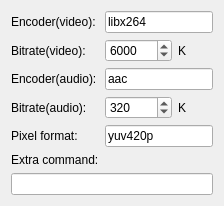
                <widget class="QWidget" name="tab_3">
                 <attribute name="title">
                  <string>Output</string>
                 </attribute>
                 <layout class="QGridLayout" name="gridLayout_18">
                  <item row="1" column="0">
                   <widget class="QLabel" name="label_27">
                    <property name="text">
                     <string>Bitrate(video):</string>
                    </property>
                   </widget>
                  </item>
                  <item row="2" column="0">
                   <widget class="QLabel" name="label_32">
                    <property name="text">
                     <string>Encoder(audio):</string>
                    </property>
                   </widget>
                  </item>
                  <item row="3" column="0">
                   <widget class="QLabel" name="label_29">
                    <property name="text">
                     <string>Bitrate(audio):</string>
                    </property>
                   </widget>
                  </item>
                  <item row="3" column="1">
                   <widget class="QSpinBox" name="spinBox_bitrate_audio">
                    <property name="minimum">
                     <number>1</number>
                    </property>
                    <property name="maximum">
                     <number>999999999</number>
                    </property>
                    <property name="singleStep">
                     <number>10</number>
                    </property>
                    <property name="value">
                     <number>320</number>
                    </property>
                   </widget>
                  </item>
                  <item row="3" column="2">
                   <widget class="QLabel" name="label_30">
                    <property name="text">
                     <string>K</string>
                    </property>
                   </widget>
                  </item>
                  <item row="0" column="1" colspan="2">
                   <widget class="QLineEdit" name="lineEdit_encoder_vid">
                    <property name="text">
                     <string notr="true">libx264</string>
                    </property>
                   </widget>
                  </item>
                  <item row="0" column="0">
                   <widget class="QLabel" name="label_31">
                    <property name="text">
                     <string>Encoder(video):</string>
                    </property>
                   </widget>
                  </item>
                  <item row="1" column="1">
                   <widget class="QSpinBox" name="spinBox_bitrate_vid">
                    <property name="minimum">
                     <number>1</number>
                    </property>
                    <property name="maximum">
                     <number>999999999</number>
                    </property>
                    <property name="singleStep">
                     <number>100</number>
                    </property>
                    <property name="value">
                     <number>6000</number>
                    </property>
                   </widget>
                  </item>
                  <item row="2" column="1" colspan="2">
                   <widget class="QLineEdit" name="lineEdit_encoder_audio">
                    <property name="text">
                     <string notr="true">aac</string>
                    </property>
                   </widget>
                  </item>
                  <item row="1" column="2">
                   <widget class="QLabel" name="label_28">
                    <property name="text">
                     <string>K</string>
                    </property>
                   </widget>
                  </item>
                  <item row="4" column="0">
                   <widget class="QLabel" name="label_33">
                    <property name="text">
                     <string>Pixel format:</string>
                    </property>
                   </widget>
                  </item>
                  <item row="4" column="1" colspan="2">
                   <widget class="QLineEdit" name="lineEdit_pixformat">
                    <property name="text">
                     <string notr="true">yuv420p</string>
                    </property>
                   </widget>
                  </item>
                  <item row="5" column="0">
                   <widget class="QLabel" name="label_42">
                    <property name="text">
                     <string>Extra command:</string>
                    </property>
                   </widget>
                  </item>
                  <item row="6" column="0" colspan="3">
                   <widget class="QLineEdit" name="lineEdit_ExCommand_output">
                    <property name="toolTip">
                     <string>You can enter ffmpeg instructions here, for example:
-crf 18</string>
                    </property>
                    <property name="text">
                     <string notr="true"/>
                    </property>
                   </widget>
                  </item>
                 </layout>
                </widget>
